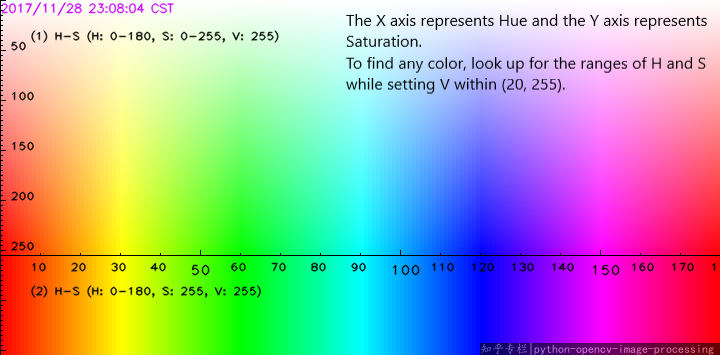
#> input picture Object Tracking/HSVColourMap.png, 720 x 355 px, given in place of the camera
$ python findHSV.py
#> lines starting #> are read from the running program, lines starting #| are printed output that depends on the picture; after the words box and inside, x2 and y2 are one past the last pixel; in counts of white or black regions, pixels touching at a corner belong together
#Finding HSV of object to be tracked

#importing required packages
import cv2
import numpy as np

cam = cv2.VideoCapture(0) #initialising camera

cv2.namedWindow("HSV Value") #creating a window named 'HSV Value'

#'optional' argument is required for trackbar creation parameters
def nothing(x) :
    pass

#creating trackbars
cv2.createTrackbar("H High", "HSV Value", 0, 179, nothing)
#> slider 'H High' is set to 179
cv2.createTrackbar("H Low", "HSV Value", 0, 179, nothing)
#> slider 'H Low' is set to 35
cv2.createTrackbar("S High", "HSV Value", 0, 255, nothing)
#> slider 'S High' is set to 255
cv2.createTrackbar("S Low", "HSV Value", 0, 255, nothing)
#> slider 'S Low' is set to 51
cv2.createTrackbar("V High", "HSV Value", 0, 255, nothing)
#> slider 'V High' is set to 255
cv2.createTrackbar("V Low", "HSV Value", 0, 255, nothing)
#> slider 'V Low' is set to 51

while True : #infinitely loops over the frames of the video

    _, img = cam.read() #reading from camera
#> img is the input picture: shape (355, 720, 3); mean B, G, R 168.1, 168.8, 167.6
    img = cv2.GaussianBlur(img, (5, 5), 0) #smoothening image
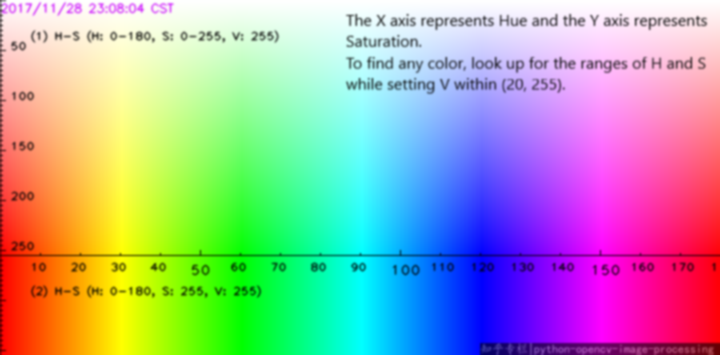
#> img: shape (355, 720, 3); mean B, G, R 168.2, 168.9, 167.7
    hsv = cv2.cvtColor(img, cv2.COLOR_BGR2HSV) #converting to HSV
#> hsv: shape (355, 720, 3); mean H, S, V 90.4, 163.1, 247.4

    #reading hsv values from trackbar
    h_high = cv2.getTrackbarPos("H High", "HSV Value")
    h_low = cv2.getTrackbarPos("H Low", "HSV Value")
    s_high = cv2.getTrackbarPos("S High", "HSV Value")
    s_low = cv2.getTrackbarPos("S Low", "HSV Value")
    v_high = cv2.getTrackbarPos("V High", "HSV Value")
    v_low = cv2.getTrackbarPos("V Low", "HSV Value")

    #we need our final frame to display only the object which contains the specefied HSV values

    #declaring an array that would store the final hsv values
    hsv_low = np.array([h_low, s_low, v_low])
    hsv_high = np.array([h_high, s_high, v_high])

    #maskk contains the HSV values of the object
    maskk = cv2.inRange(hsv, hsv_low, hsv_high)
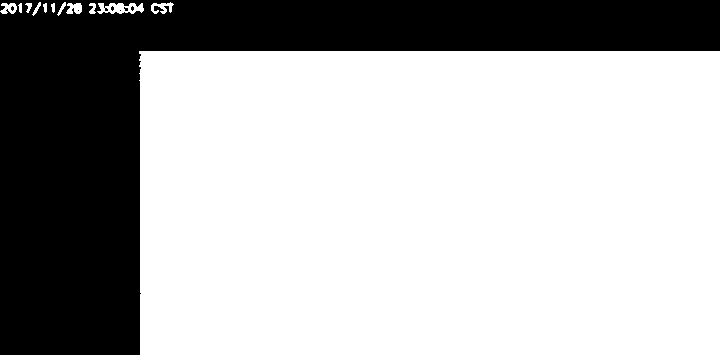
#> maskk: shape (355, 720); 69.4% white; 7 black regions (6 under 20 px), largest, box (x1, y1, x2, y2) and area: (0, 0, 720, 355) 78216

    #cv2.bitwise_and() allows you to display your maskk back onto your initial frame
    res = cv2.bitwise_and(img, img, mask = maskk)
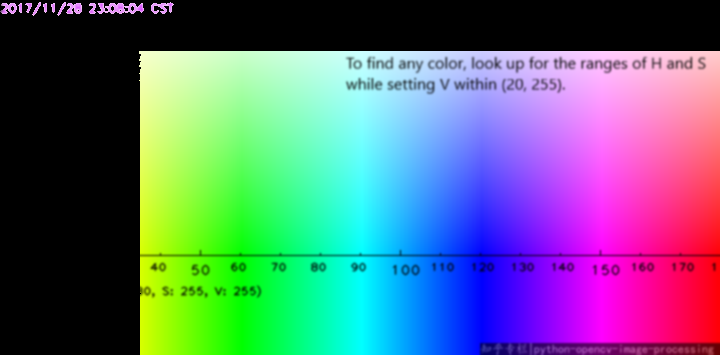
#> res: shape (355, 720, 3); mean B, G, R 124.7, 108.6, 94.5

    cv2.imshow("HSV Value", img) #displaying your camera
    cv2.imshow("Mask", maskk) #displaying maskk
    cv2.imshow("Result", res) #displaying result

    key = cv2.waitKey(10) & 0xFF #waitKey() waits for a pressed key
#> (key q is pressed here)
    if key == ord("q") : #if the `q` key is pressed, break from the loop
        break

cam.release() #releasing captured object
cv2.destroyAllWindows() #closing any open windows
